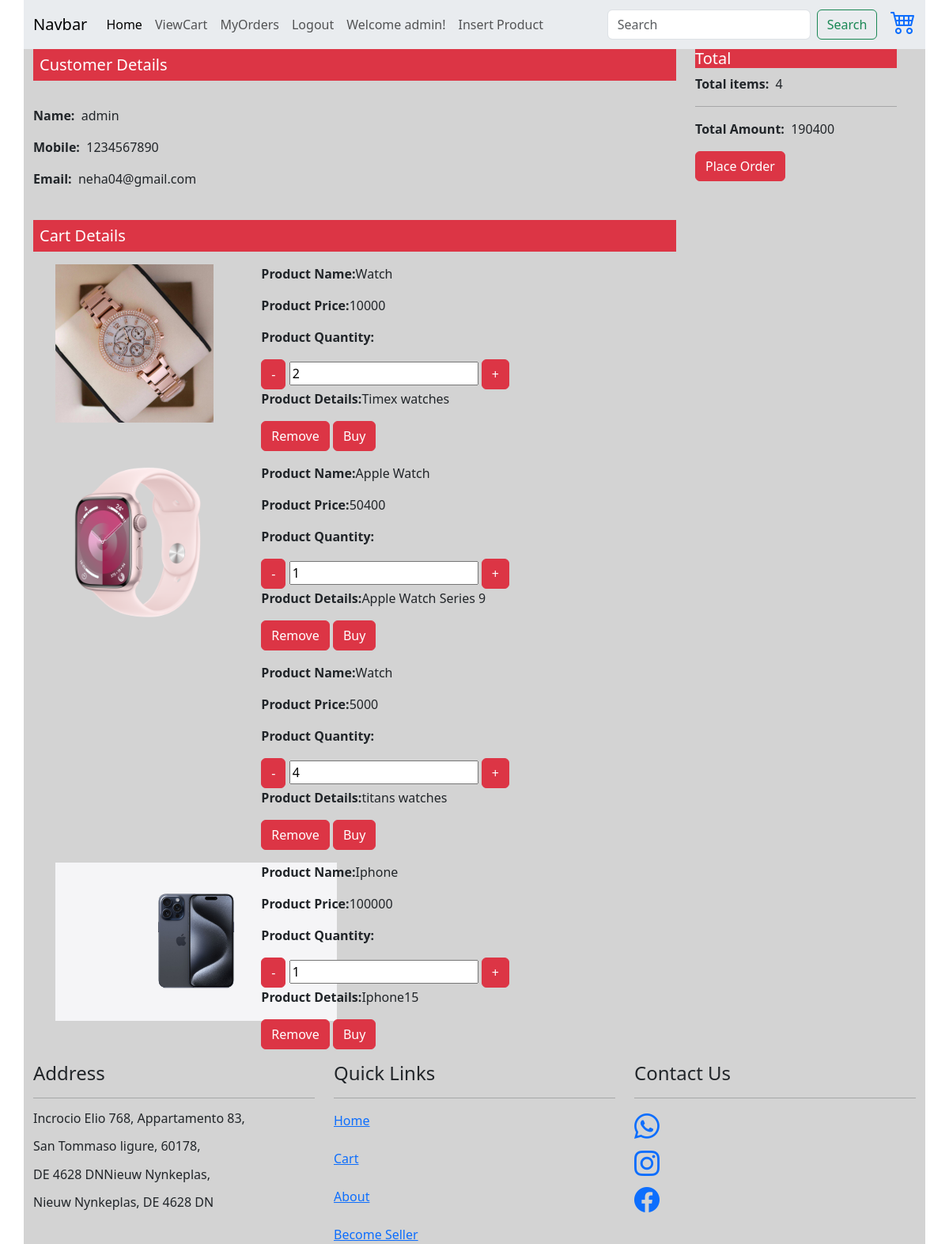
/viewCart/ (signed in), run on the app's committed database.
### EcommApp/models.py (models this page shows, shortened)
class CartItem(models.Model):
    product = models.ForeignKey(Product,on_delete = models.CASCADE)
    quantity = models.PositiveIntegerField(default = 0)
    date_added = models.DateTimeField(auto_now_add = True)
    user = models.ForeignKey(User,on_delete = models.CASCADE,default = 1)

class Product(models.Model):
    user = models.ForeignKey(User,on_delete = models.CASCADE,blank=True,null = True)
    product_id = models.IntegerField(primary_key = True)
    product_name = models.CharField(max_length = 50)
    type = (("Watch","Watch"),("Mobile","Mobile"),("Laptop","Laptop"))
    category = models.CharField(max_length = 100,choices = type)
    desc = models.CharField(max_length = 255)
    price = models.IntegerField()
    image = models.ImageField(upload_to='pics')
    prod = CustomManager() #object of Custom Manager
    objects = models.Manager() #default manager

### EcommApp/views.py (the view)
# urls.py: path("viewCart/",views.viewCart,name="viewCart"),
def viewCart(req):
    if req.user.is_authenticated:
       cart_item = CartItem.objects.filter(user = req.user)
    else:
        cart_item = CartItem.objects.filter(user = None)
        messages.warning(req,"Login to add to cart")
    context = {}
    context['items'] = cart_item
    total_price = 0
    for x in cart_item:
        total_price += (x.product.price * x.quantity)
    context['total'] = total_price
    length = len(cart_item)
    context["length"] = length
    return render(req,"cart.html",context)

### EcommApp/templates/cart.html (shortened to what this page needs)
{%extends 'base.html'%}
{% block body %}
<div class="row">
    <div class="col-md-9">
        <h5 class="bg-danger text-white p-2">Customer Details</h5>
        <br>
        {% if user.is_authenticated %}
        <p><b>Name:</b>&nbsp; {{user.username}}</p>
        <p><b>Mobile:</b>&nbsp; 1234567890</p>
        <p><b>Email:</b>&nbsp; {{user.email}}</p>
        <br>
        {% else %}
        <p><b>Name:</b>&nbsp; Anonymous</p>
        <p><b>Mobile:</b>&nbsp; 1234567890</p>
        <p><b>Email:</b>&nbsp; abc@gmail.com</p>
        <br>
        {% endif %}
        <h5 class="bg-danger text-white p-2">Cart Details</h5>
        {% for x in items %}
        <div class="row m-3">
            <div class="col-md-4">
                <img src="{{x.product.image.url}}" alt="" widht="100%" height="200px">
            </div>
            <div class="col-md-8">
                <p><b>Product Name:</b>{{x.product.product_name}}</p>
                <p><b>Product Price:</b>{{x.product.price}}</p>
                <p><b>Product Quantity:</b></p>
                <a href="/updateqty/0/{{x.product.product_id}}"><button class="btn btn-danger">-</button></a>
                <input readonly="readonly" type="number" value="{{x.quantity}}" readonly>
                <a href="/updateqty/1/{{x.product.product_id}}"><button class="btn btn-danger">+</button></a>
                <p><b>Product Details:</b>{{x.product.desc}}</p>
                <a href="/remove/{{x.product_id}}"><button type="submit" class="btn btn-danger">Remove</button></a>
                <a href=""><button type="submit" class="btn btn-danger">Buy</button></a>
            </div>
        </div>
        {% empty %}
            <div>
                <p>Your Cart is empty...<br>
                   Continue Shopping!!
                </p>
            </div>
        {% endfor %}
</div>
<div class="col-md-3">
    <h5 class="bg-danger text-white p2">Total</h5>
    <p><b>Total items:</b>&nbsp;&nbsp;{{length}}</p>
    <hr>
    <p><b>Total Amount:</b>&nbsp;&nbsp;{{total}}</p>
    <a href="/viewOrder"><button class="btn btn-danger">Place Order</button></a>
</div>
</div>
{% endblock %}

### EcommApp/templates/base.html (shortened to what this page needs)
{% load static %}
<!DOCTYPE html>
<html lang="en">
<head>
    <link rel="stylesheet" href="{% static 'css/bootstrap.min.css' %}">
    <link rel="stylesheet" href="https://cdn.jsdelivr.net/npm/bootstrap-icons@1.11.2/font/bootstrap-icons.min.css">
</head>
<body style="background-color:white;">
    <div class="container" style="background-color:rgb(211,211,211);">
        <div class="row">
            <nav class="navbar navbar-expand-lg bg-body-secondary">
                <div class="container-fluid">
                  <a class="navbar-brand" href="#">Navbar</a>
                  <div class="collapse navbar-collapse" id="navbarSupportedContent">
                    <ul class="navbar-nav me-auto mb-2 mb-lg-0">
                      <li class="nav-item">
                        <a class="nav-link active" aria-current="page" href="/">Home</a>
                      </li>
                      <li class="nav-item">
                        <a class="nav-link" href="/viewCart">ViewCart</a>
                      </li>
                      {% if user.is_authenticated %}
                      <li class="nav-item">
                        <a class="nav-link" href="/myorders">MyOrders</a>
                      </li>
                      <li class="nav-item">
                        <a class="nav-link" href="/logout">Logout</a>
                      </li>
                      {% endif %}
                      {% if user.is_authenticated %}
                      <li class="nav-item">
                        <a class="nav-link">Welcome {{user.username}}!</a>
                      </li>
                      {% if user.is_superuser %}
                      <li class="nav-item">
                        <a class="nav-link" href="/insertProduct">Insert Product</a>
                      </li>
                      {% endif %}
                      {% else %}
                      <li class="nav-item">
                        <a class="nav-link">Welcome Guest!</a>
                      </li>
                      {% endif %}
                    </ul>
                    <form method="get" action="/search" class="d-flex" role="search">
                      <input class="form-control me-2" type="search" placeholder="Search" aria-label="Search" name="search" id="search">
                      <button class="btn btn-outline-success" type="submit">Search</button>
                    </form>&nbsp;&nbsp;&nbsp;&nbsp;
                    <h2><a href="{% url 'viewCart' %}"><i class="bi bi-cart4"></i></a><br></h2>
                  </div>
                </div>
              </nav>
        </div>
        <div class="row">
        {% block body %}
        {% endblock %}
        </div>
        <div class="row">
            <div class="col-md-4">
              <h4>Address</h4>
              <hr>
              <h6><p>Incrocio Elio 768, Appartamento 83,</p></h6>
              <h6><p>San Tommaso ligure, 60178,</p></h6>
              <h6><p>DE 4628 DNNieuw Nynkeplas,</p></h6>
              <h6><p>Nieuw Nynkeplas, DE 4628 DN<p></h6>
            </div>
            <div class="col-md-4">
                <h4>Quick Links</h4>
                <hr>
                <a href="/">Home</a><br><br>
                <a href="/viewCart">Cart</a><br><br>
                <a href="">About</a><br><br>
                <a href="/register_user">Become Seller</a>
            </div>
            <div class="col-md-4">
                <h4>Contact Us</h4>
                <hr>
                <h2><a href="https://web.whatsapp.com/"><i class="bi bi-whatsapp"></i></a><br></h2>
                <h2><a href="https://www.instagram.com/"><i class="bi bi-instagram"></i></a><br></h2>
                <h2><a href="https://www.facebook.com/"><i class="bi bi-facebook"></i></a><br></h2>
            </div>
        </div>
  </div>
</body>
</html>

### data on the page
CartItem: product.image (picture), product.product_name "Watch", product.price "10000", quantity "2", product.desc "Timex watches"
CartItem: product.image (picture), product.product_name "Apple Watch", product.price "50400", quantity "1", product.desc "Apple Watch Series 9"
CartItem: product.product_name "Watch", product.price "5000", quantity "4", product.desc "titans watches"
CartItem: product.image (picture), product.product_name "Iphone", product.price "100000", quantity "1", product.desc "Iphone15"

### other printed values
{{ user.username }} "admin"
{{ user.email }} "neha04@gmail.com"
{{ length }} "4"
{{ total }} "190400"
